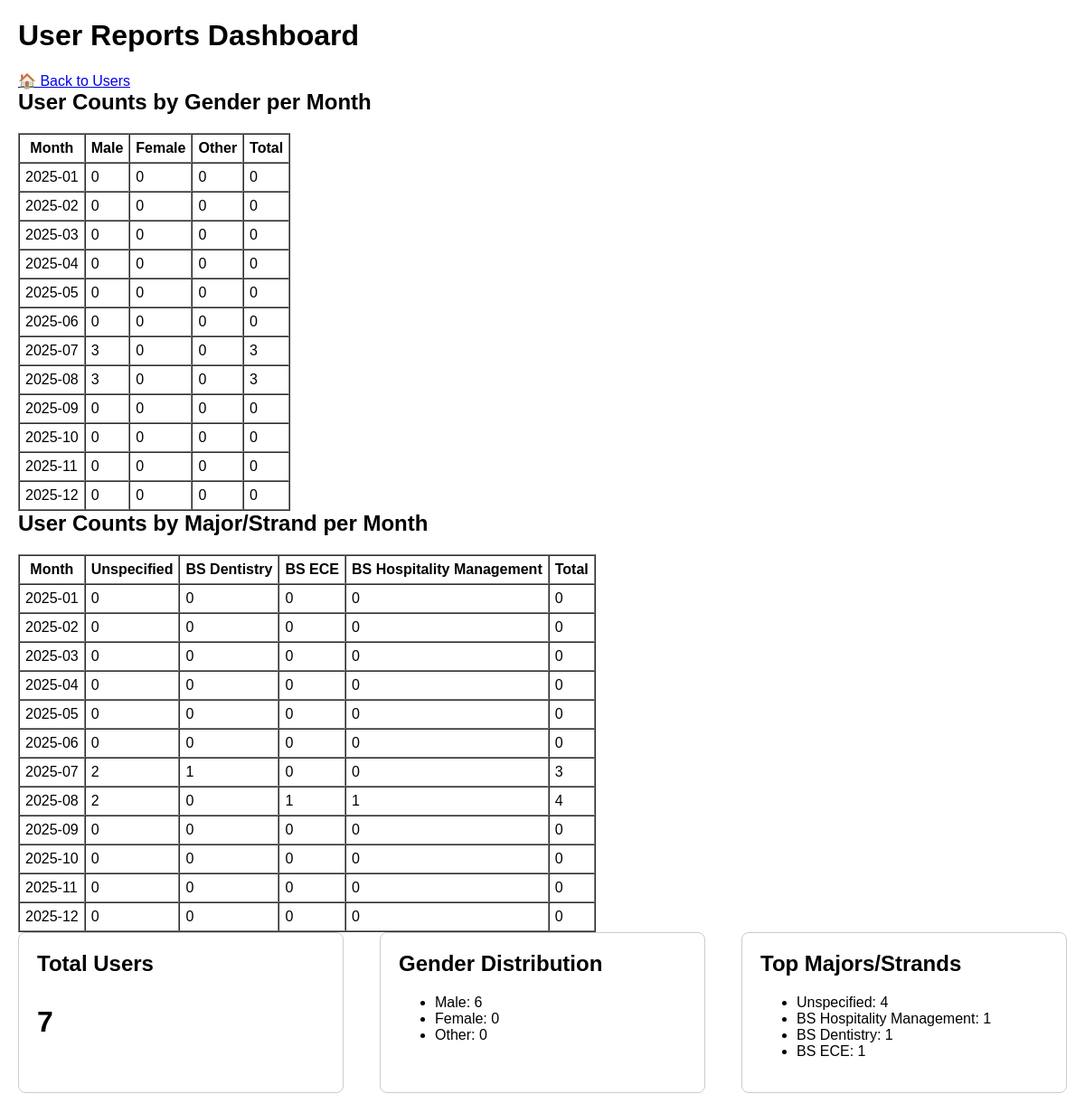
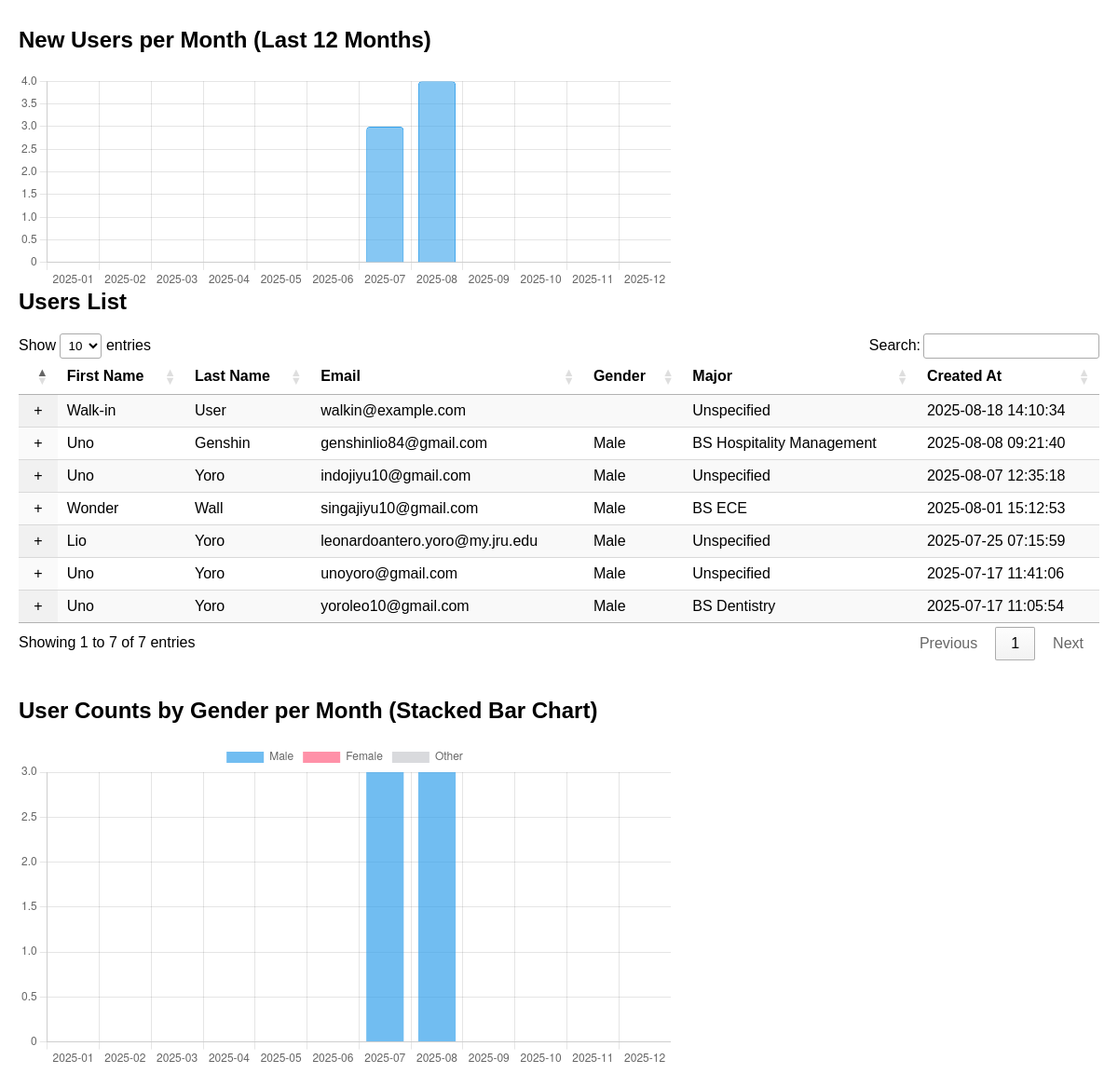
Page /admin/user_tools/users_report.php on the committed database (2 pictures, top to bottom).
### tables this page shows
CREATE TABLE `users` (
  `id` int(11) NOT NULL,
  `first_name` varchar(50) DEFAULT NULL,
  `last_name` varchar(50) DEFAULT NULL,
  `email` varchar(100) DEFAULT NULL,
  `password` varchar(255) DEFAULT NULL,
  `gender` enum('Male','Female') DEFAULT NULL,
  `age` int(11) DEFAULT NULL,
  `religion` varchar(50) DEFAULT NULL,
  `education_level` varchar(100) DEFAULT '',
  `school_name` varchar(100) DEFAULT '',
  `is_mandaluyong_resident` varchar(10) DEFAULT '',
  `barangay` varchar(100) DEFAULT '',
  `city_outside_mandaluyong` varchar(100) DEFAULT '',
  `email_verified` tinyint(1) DEFAULT 0,
  `created_at` timestamp NOT NULL DEFAULT current_timestamp(),
  `role` varchar(50) NOT NULL DEFAULT 'user',
  `profile_picture` varchar(255) DEFAULT NULL,
  `contact_number` varchar(20) DEFAULT NULL,
  `major` varchar(100) DEFAULT NULL,
  `strand` varchar(50) DEFAULT NULL,
  `profile_verified` tinyint(1) DEFAULT 0
);

### admin/user_tools/users_report.php (the view, shortened to what this page needs)
<?php
include('../db.php');
$totalUsersResult = $conn->query("SELECT COUNT(*) AS total FROM users");
$totalUsers = $totalUsersResult ? (int)$totalUsersResult->fetch_assoc()['total'] : 0;
$genderResult = $conn->query("SELECT gender, COUNT(*) AS count FROM users GROUP BY gender");
$genderCounts = [];
if ($genderResult) {
    while ($row = $genderResult->fetch_assoc()) {
        $genderCounts[$row['gender']] = (int)$row['count'];
    }
}
foreach (['Male', 'Female', 'Other'] as $g) {
    if (!isset($genderCounts[$g])) $genderCounts[$g] = 0;
}
$majorResult = $conn->query("SELECT major, COUNT(*) AS count FROM users GROUP BY major ORDER BY count DESC");
$majorCounts = [];
if ($majorResult) {
    while ($row = $majorResult->fetch_assoc()) {
        $major = $row['major'] ?: 'Unspecified';
        $majorCounts[$major] = (int)$row['count'];
    }
}
$sql = "
SELECT DATE_FORMAT(created_at, '%Y-%m') AS `year_month`, COUNT(*) AS `count`
FROM users
WHERE created_at >= DATE_SUB(CURDATE(), INTERVAL 12 MONTH)
GROUP BY `year_month`
ORDER BY `year_month` ASC
";
$monthlyUsersResult = $conn->query($sql);
$monthlyLabels = [];
$monthlyCounts = [];
while ($row = $monthlyUsersResult->fetch_assoc()) {
    $monthlyLabels[] = $row['year_month'];
    $monthlyCounts[] = (int)$row['count'];
}
$start = new DateTime('2025-01-01');
$months = [];
for ($i = 0; $i < 12; $i++) {
    $months[] = $start->format('Y-m');
    $start->modify('+1 month');
}
$monthlyData = [];
foreach ($months as $month) {
    $index = array_search($month, $monthlyLabels);
    $monthlyData[] = $index !== false ? $monthlyCounts[$index] : 0;
}
$sql_gender = "
SELECT DATE_FORMAT(created_at, '%Y-%m') AS `year_month`, gender, COUNT(*) AS `count`
FROM users
WHERE created_at >= DATE_SUB(CURDATE(), INTERVAL 12 MONTH)
GROUP BY `year_month`, gender
ORDER BY `year_month` ASC
";
$result_gender = $conn->query($sql_gender);
$genderData = [];
while ($row = $result_gender->fetch_assoc()) {
    $genderData[$row['year_month']][$row['gender']] = (int)$row['count'];
}
$genders = ['Male', 'Female', 'Other'];
foreach ($months as $m) {
    foreach ($genders as $g) {
        if (!isset($genderData[$m][$g])) $genderData[$m][$g] = 0;
    }
}
$sql_major = "
SELECT DATE_FORMAT(created_at, '%Y-%m') AS `year_month`, major, COUNT(*) AS `count`
FROM users
WHERE created_at >= DATE_SUB(CURDATE(), INTERVAL 12 MONTH)
GROUP BY `year_month`, major
ORDER BY `year_month` ASC
";
$result_major = $conn->query($sql_major);
$majorData = [];
$majorSet = [];
while ($row = $result_major->fetch_assoc()) {
    $major = $row['major'] ?: 'Unspecified';
    $majorData[$row['year_month']][$major] = (int)$row['count'];
    $majorSet[$major] = true;
}
$majors = array_keys($majorSet);
foreach ($months as $m) {
    foreach ($majors as $maj) {
        if (!isset($majorData[$m][$maj])) $majorData[$m][$maj] = 0;
    }
}
?>
<!DOCTYPE html>
<html lang="en">
<head>
<link rel="stylesheet" href="https://cdn.datatables.net/1.13.6/css/jquery.dataTables.min.css" />
</head>
<body>
<h1>User Reports Dashboard</h1>
<div class="flex items-center space-x-3">
  <a href="../users.php" class="bg-gray-200 text-gray-700 px-3 py-1 rounded hover:bg-gray-300">🏠 Back to Users</a>
</div>
<h2>User Counts by Gender per Month</h2>
<table border="1" cellpadding="6" cellspacing="0">
  <thead>
    <tr>
      <th>Month</th>
      <?php foreach ($genders as $g): ?>
      <th><?= htmlspecialchars($g) ?></th>
      <?php endforeach; ?>
      <th>Total</th>
    </tr>
  </thead>
  <tbody>
    <?php foreach ($months as $m): ?>
    <tr>
      <td><?= $m ?></td>
      <?php
        $sum = 0;
        foreach ($genders as $g) {
          $count = $genderData[$m][$g] ?? 0;
          echo "<td>$count</td>";
          $sum += $count;
        }
      ?>
      <td><?= $sum ?></td>
    </tr>
    <?php endforeach; ?>
  </tbody>
</table>
<h2>User Counts by Major/Strand per Month</h2>
<table border="1" cellpadding="6" cellspacing="0">
  <thead>
    <tr>
      <th>Month</th>
      <?php foreach ($majors as $maj): ?>
      <th><?= htmlspecialchars($maj) ?></th>
      <?php endforeach; ?>
      <th>Total</th>
    </tr>
  </thead>
  <tbody>
    <?php foreach ($months as $m): ?>
    <tr>
      <td><?= $m ?></td>
      <?php
        $sum = 0;
        foreach ($majors as $maj) {
          $count = $majorData[$m][$maj] ?? 0;
          echo "<td>$count</td>";
          $sum += $count;
        }
      ?>
      <td><?= $sum ?></td>
    </tr>
    <?php endforeach; ?>
  </tbody>
</table>
<div class="stats">
  <div class="card">
    <h2>Total Users</h2>
    <p style="font-size: 2rem; font-weight: bold;"><?= $totalUsers ?></p>
  </div>
  <div class="card">
    <h2>Gender Distribution</h2>
    <ul>
      <li>Male: <?= $genderCounts['Male'] ?? 0 ?></li>
      <li>Female: <?= $genderCounts['Female'] ?? 0 ?></li>
      <li>Other: <?= $genderCounts['Other'] ?? 0 ?></li>
    </ul>
  </div>
  <div class="card">
    <h2>Top Majors/Strands</h2>
    <ul>
      <?php foreach ($majorCounts as $major => $count): ?>
        <li><?= htmlspecialchars($major) ?>: <?= $count ?></li>
      <?php endforeach; ?>
    </ul>
  </div>
</div>
<div style="max-width:700px;">
  <h2>New Users per Month (Last 12 Months)</h2>
  <canvas id="monthlyUsersChart" height="100"></canvas>
</div>
<script>
// Chart for New Users per Month
const ctxMonthly = document.getElementById('monthlyUsersChart').getContext('2d');
const monthlyUsersChart = new Chart(ctxMonthly, {
    type: 'bar',
    data: {
        labels: <?= json_encode($months) ?>,
        datasets: [{
            label: 'New Users',
            data: <?= json_encode($monthlyData) ?>,
            backgroundColor: 'rgba(54, 162, 235, 0.6)',
            borderColor: 'rgba(54, 162, 235, 1)',
            borderWidth: 1,
            borderRadius: 4,
        }]
    },
    options: {
        scales: {
            y: { beginAtZero: true, precision: 0 }
        },
        plugins: {
          legend: { display: false }
        }
    }
});
</script>
<h2>Users List</h2>
<table id="userTable" class="display" style="width:100%; margin-top:10px;">
  <thead>
    <tr>
      <th></th>
      <th>First Name</th>
      <th>Last Name</th>
      <th>Email</th>
      <th>Gender</th>
      <th>Major</th>
      <th>Created At</th>
    </tr>
  </thead>
  <tbody>
    <?php
    $usersResult = $conn->query("SELECT id, first_name, last_name, email, gender, major, created_at FROM users ORDER BY created_at DESC");
    while ($user = $usersResult->fetch_assoc()):
    ?>
    <tr data-userid="<?= $user['id'] ?>">
      <td class="details-control" style="cursor:pointer; text-align:center;">+</td>
      <td><?= htmlspecialchars($user['first_name']) ?></td>
      <td><?= htmlspecialchars($user['last_name']) ?></td>
      <td><?= htmlspecialchars($user['email']) ?></td>
      <td><?= htmlspecialchars($user['gender']) ?></td>
      <td><?= htmlspecialchars($user['major'] ?: 'Unspecified') ?></td>
      <td><?= htmlspecialchars($user['created_at']) ?></td>
    </tr>
    <?php endwhile; ?>
  </tbody>
</table>
<div style="max-width:700px; margin-top:40px;">
  <h2>User Counts by Gender per Month (Stacked Bar Chart)</h2>
  <canvas id="usersChart" height="150"></canvas>
</div>
<script>
const ctxUsers = document.getElementById('usersChart').getContext('2d');
const monthsJs = <?= json_encode($months) ?>;
const genderDataJs = <?= json_encode($genderData) ?>;
// Prepare data arrays for each gender with fallback to 0
const dataMale = monthsJs.map(m => genderDataJs[m]?.Male || 0);
const dataFemale = monthsJs.map(m => genderDataJs[m]?.Female || 0);
const dataOther = monthsJs.map(m => genderDataJs[m]?.Other || 0);
const usersChart = new Chart(ctxUsers, {
    type: 'bar',
    data: {
        labels: monthsJs,
        datasets: [
            {
                label: 'Male',
                data: dataMale,
                backgroundColor: 'rgba(54, 162, 235, 0.7)'
            },
            {
                label: 'Female',
                data: dataFemale,
                backgroundColor: 'rgba(255, 99, 132, 0.7)'
            },
            {
                label: 'Other',
                data: dataOther,
                backgroundColor: 'rgba(201, 203, 207, 0.7)'
            }
        ]
    },
    options: {
        responsive: true,
        plugins: {
            tooltip: {
                mode: 'index',
                intersect: false,
                callbacks: {
                    label: function(context) {
                        return context.dataset.label + ': ' + context.parsed.y;
                    }
                }
            },
            legend: {
                position: 'top',
            },
        },
        scales: {
            x: { stacked: true },
            y: { stacked: true, beginAtZero: true }
        }
    }
});
</script>
</body>
</html>

### admin/user_tools/users_report.php (style rules this page uses)
body { font-family: Arial, sans-serif; margin: 20px; }
.stats { display: flex; gap: 40px; margin-bottom: 30px; }
.card { padding: 20px; border: 1px solid #ccc; border-radius: 8px; flex: 1; }
h2 { margin-top: 0; }

### rows in the picture
users: first_name "Walk-in", last_name "User", email "walkin@example.com", major "Unspecified", created_at "2025-08-18 14:10:34"
users: first_name "Uno", last_name "Genshin", email "genshinlio84@gmail.com", gender "Male", major "BS Hospitality Management", created_at "2025-08-08 09:21:40"
users: first_name "Uno", last_name "Yoro", email "indojiyu10@gmail.com", gender "Male", major "Unspecified", created_at "2025-08-07 12:35:18"
users: first_name "Wonder", last_name "Wall", email "singajiyu10@gmail.com", gender "Male", major "BS ECE", created_at "2025-08-01 15:12:53"
users: first_name "Lio", last_name "Yoro", email "leonardoantero.yoro@my.jru.edu", gender "Male", major "Unspecified", created_at "2025-07-25 07:15:59"
users: first_name "Uno", last_name "Yoro", email "unoyoro@gmail.com", gender "Male", major "Unspecified", created_at "2025-07-17 11:41:06"
users: first_name "Uno", last_name "Yoro", email "yoroleo10@gmail.com", gender "Male", major "BS Dentistry", created_at "2025-07-17 11:05:54"

### other values in the picture
$g "Male"
$g "Female"
$g "Other"
$m "2025-01"
$count "0"
$sum "0"
$m "2025-02"
$m "2025-03"
$m "2025-04"
$m "2025-05"
$m "2025-06"
$m "2025-07"
$count "3"
$sum "3"
$m "2025-08"
